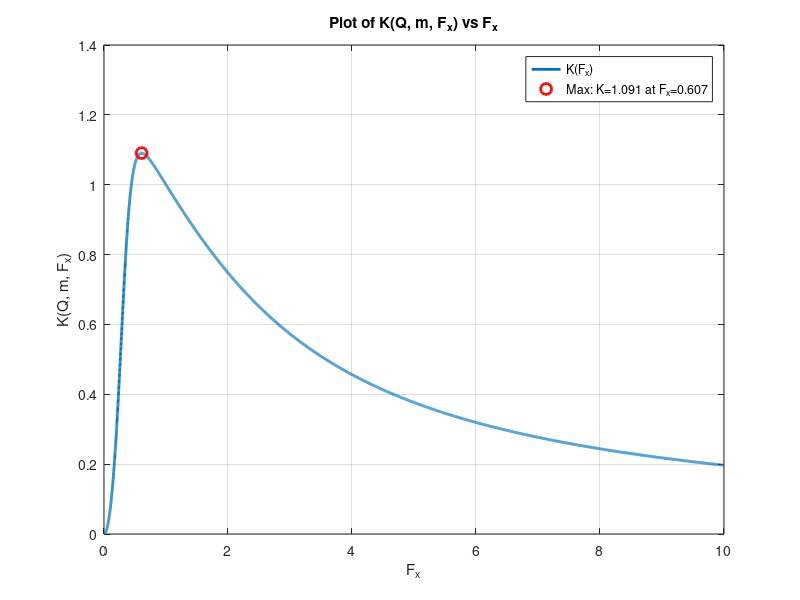

Write MATLAB code to recreate this figure.
clc;

% Parameters
m = 8; % previous value = 8
Q = 0.5; % previous val = 0.6

Np = 1;          % Primary turns
Ns = 100;        % Secondary turns
Vo = 3e3;       % Output voltage in Volts
Po_max = 300;    % Max output power in Watts
Qmax = Q;        % Quality factor (already given)
fr = 120e3;       % Resonant frequency (Hz)
%R0 = 1000e3;

Fx = linspace(0, 10, 10000); % Sweep Fx from 0 to 50

% Equation from image
numerator = Fx.^2 .* (m - 1);
denominator = sqrt((m .* Fx.^2 - 1).^2 + Fx.^2 .* (Fx.^2 - 1).^2 .* (m - 1).^2 .* Q^2);
K = numerator ./ denominator;

% Find maximum value of K and corresponding Fx
[K_max, idx_max] = max(K);
Fx_max = Fx(idx_max);

% Plotting
figure;
plot(Fx, K, 'LineWidth', 2);
hold on;
plot(Fx_max, K_max, 'ro', 'MarkerSize', 8, 'LineWidth', 2); % Mark max point
grid on;
xlabel('F_x');
ylabel('K(Q, m, F_x)');
title('Plot of K(Q, m, F_x) vs F_x');
legend('K(F_x)', sprintf('Max: K=%.3f at F_x=%.3f', K_max, Fx_max), 'Location', 'best');

% Print results
fprintf('Maximum K = %.5f occurs at F_x = %.5f\n', K_max, Fx_max);


% Eq. 4: Calculate Rac_min
Rac_min = (8/pi^2) * (Np^2 / Ns^2) * (Vo^2 / Po_max);
%Rac_min = (8/pi^2) * (Np^2 / Ns^2) * R0;
fprintf('Rac_min = %.2f Ohms\n', Rac_min);

% Step 1: Solve intermediate values
A = (Qmax * Rac_min).^2;   % From Eq. 4 -> Lr / Cr = A
B = 1 / (2 * pi * fr).^2;  % From Eq. 5 -> Lr * Cr = B

% Step 2: Solve using symbolic substitution
% Lr / Cr = A => Lr = A * Cr
% (A * Cr) * Cr = B => A * Cr^2 = B => Cr = sqrt(B / A)
Cr = sqrt(B / A);
Lr = A * Cr;

% Display results
fprintf('Calculated Cr = %.3e F\n', Cr);
fprintf('Calculated Lr primary = %.3e H\n', Lr);

% Calculate Lm using m
Lm = Lr * (m - 1);
fprintf('Lm primary = %.2e H\n', Lm);

% Calculate turns ratio
a = Np / Ns;

% Calculate secondary side inductances
Lm_secondary = Lm / (a^2);
Llk_secondary = Lr / (a^2);

% Display results
fprintf('Secondary Magnetizing Inductance: %.6e H\n', Lm_secondary);
fprintf('Secondary Leakage Inductance:     %.6e H\n', Llk_secondary);
